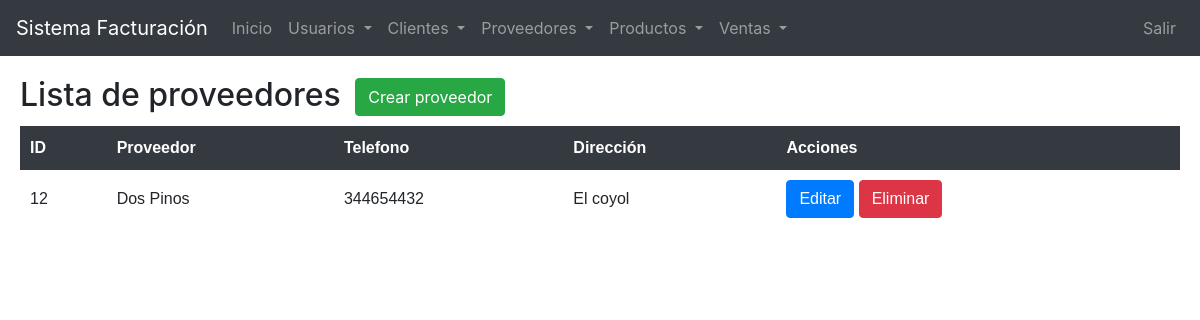
Screenshot of /ProyectoFinal/SistemaVentas/sistema/lista_proveedor.php with the database file from the repository.
### tables this page shows
CREATE TABLE `proveedor` (
  `idproveedor` int(11) NOT NULL,
  `proveedor` varchar(100) NOT NULL,
  `telefono` int(11) NOT NULL,
  `direccion` text DEFAULT NULL,
  `estatus` int(11) NOT NULL DEFAULT 1
);

### ProyectoFinal/SistemaVentas/sistema/lista_proveedor.php (the view, shortened to what this page needs)
<?php
	include "../conexion.php";
 ?>
<!DOCTYPE html>
<html lang="en">
<head>
	<?php include "includes/scripts.php"; ?>
</head>
<body>
	<?php include "includes/header.php"; ?>
	<section id="container">
		<h1>Lista de proveedores</h1>
		<a class="btn btn-success crear" href="registro_proveedor.php" class="btn_new">Crear proveedor</a>
		<table>
			<tr>
				<th>ID</th>
				<th>Proveedor</th>
				<th>Telefono</th>
				<th>Dirección</th>
				<th>Acciones</th>
			</tr>
		<?php
			$query = mysqli_query($laconexion,"SELECT idproveedor, proveedor, telefono, direccion FROM proveedor WHERE estatus = 1 ORDER BY idproveedor ASC");
			$result = mysqli_num_rows($query);
			if($result > 0){
				while ($data = mysqli_fetch_array($query)) {
			?>
				<tr>
					<td><?php echo $data["idproveedor"]; ?></td>
					<td><?php echo $data["proveedor"]; ?></td>
					<td><?php echo $data["telefono"]; ?></td>
					<td><?php echo $data["direccion"]; ?></td>
					<td>
						<a class="btn btn-primary" class="link_edit" href="editar_proveedor.php?id=<?php echo $data["idproveedor"]; ?>">Editar</a>
						<a class="btn btn-danger" class="link_delete" href="eliminar_proveedor.php?id=<?php echo $data["idproveedor"]; ?>">Eliminar</a>
					</td>
				</tr>
		<?php
				}
			}
		 ?>
		</table>
	</section>
</body>
</html>

### ProyectoFinal/SistemaVentas/sistema/css/style.css (style rules this page uses)
#container { margin:20px; }
#container h1 { font-size: 32px; display: inline-block; }
.crear { margin-bottom: 10px; margin-left: 10px; }
table { border-collapse: collapse; font-size: 12pt; font-family: 'arial'; width: 100%; }
table th { text-align: left; padding: 10px; background: #343a40; color: #FFF; }
table td { padding: 10px; }

### rows the page displays
proveedor: idproveedor "12", proveedor "Dos Pinos", telefono "344654432", direccion "El coyol"
